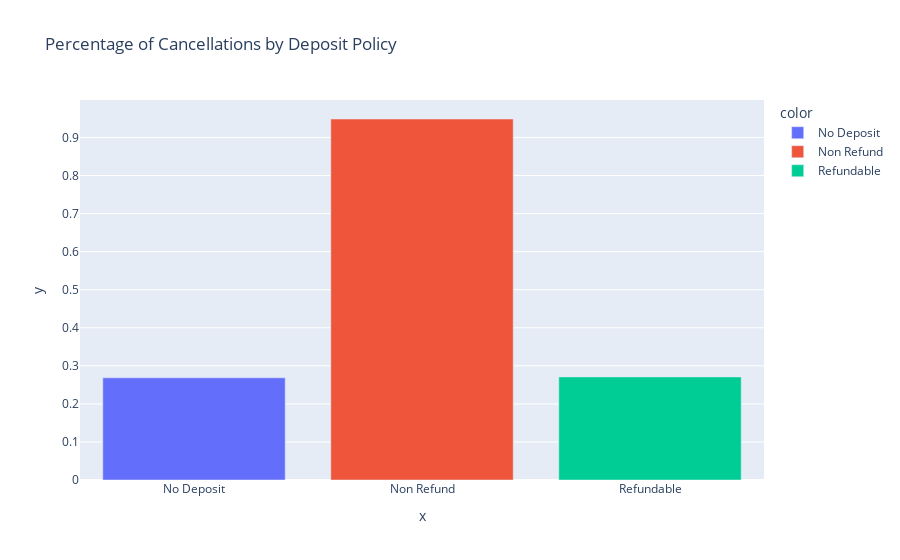

Source (notebook cell):
### Code cell
categories_values = list()

for i in range(len(deposit_dict)):
    percentage = df.groupby("deposit_policy")["cancellation"].sum()[i] / len(df[df["deposit_policy"] == i])
    categories_values.append(percentage)

categories = ['No Deposit','Non Refund','Refundable']

fig = px.bar(x=categories, y=categories_values, title="Percentage of Cancellations by Deposit Policy", color=categories)
fig.show()

### Figure 1 — Plotly figure (JSON) as saved in the notebook; plotly's stock layout.template omitted (floating-point values rounded to 4 significant figures)
{"data": [{"alignmentgroup": "True", "hovertemplate": "color=No Deposit<br>x=%{x}<br>y=%{y}<extra></extra>", "legendgroup": "No Deposit", "marker": {"color": "#636efa", "pattern": {"shape": ""}}, "name": "No Deposit", "offsetgroup": "No Deposit", "orientation": "v", "showlegend": true, "textposition": "auto", "type": "bar", "x": ["No Deposit"], "xaxis": "x", "y": [0.2685], "yaxis": "y"}, {"alignmentgroup": "True", "hovertemplate": "color=Non Refund<br>x=%{x}<br>y=%{y}<extra></extra>", "legendgroup": "Non Refund", "marker": {"color": "#EF553B", "pattern": {"shape": ""}}, "name": "Non Refund", "offsetgroup": "Non Refund", "orientation": "v", "showlegend": true, "textposition": "auto", "type": "bar", "x": ["Non Refund"], "xaxis": "x", "y": [0.9485], "yaxis": "y"}, {"alignmentgroup": "True", "hovertemplate": "color=Refundable<br>x=%{x}<br>y=%{y}<extra></extra>", "legendgroup": "Refundable", "marker": {"color": "#00cc96", "pattern": {"shape": ""}}, "name": "Refundable", "offsetgroup": "Refundable", "orientation": "v", "showlegend": true, "textposition": "auto", "type": "bar", "x": ["Refundable"], "xaxis": "x", "y": [0.2708], "yaxis": "y"}], "layout": {"barmode": "relative", "legend": {"title": {"text": "color"}, "tracegroupgap": 0}, "title": {"text": "Percentage of Cancellations by Deposit Policy"}, "xaxis": {"anchor": "y", "domain": [0, 1], "title": {"text": "x"}}, "yaxis": {"anchor": "x", "domain": [0, 1], "title": {"text": "y"}}}}
